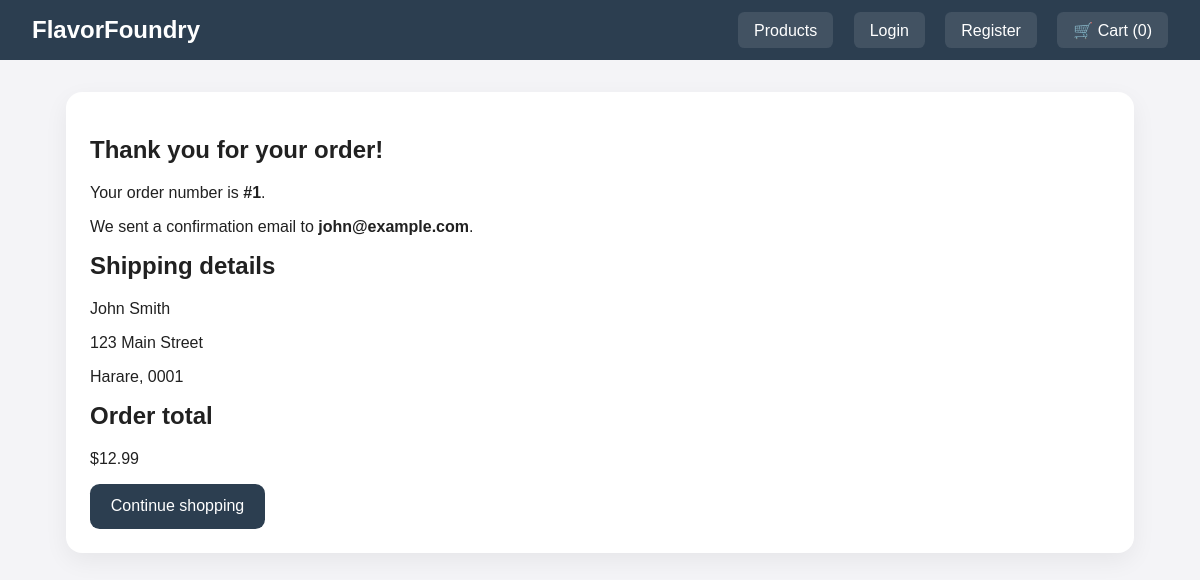
Screenshot of /order/1/ with the database file from the repository.
### recipes/models.py (models this page shows, shortened)
class Order(models.Model):
    user = models.ForeignKey(User, on_delete=models.CASCADE, related_name='orders', null=True, blank=True)
    full_name = models.CharField(max_length=120)
    email = models.EmailField()
    shipping_address = models.CharField(max_length=250)
    city = models.CharField(max_length=100)
    postal_code = models.CharField(max_length=30)
    created_at = models.DateTimeField(auto_now_add=True)
    total_amount = models.DecimalField(max_digits=10, decimal_places=2)
    class Meta:
        ordering = ['-created_at']

### recipes/views.py (the view)
# urls.py: path('order/<int:id>/', views.order_confirmation, name='order_confirmation'),
def order_confirmation(request, id):
    order = get_object_or_404(Order, id=id)
    return render(request, 'order_confirmation.html', {
        'order': order,
        'cart_count': _cart_item_count(request),
    })

### recipes/views.py (called while the page is built)
def _get_cart(request):
    return request.session.setdefault('cart', {})

def _cart_item_count(request):
    return sum(_get_cart(request).values())

### templates/order_confirmation.html
{% extends 'base.html' %}
{% block content %}
<section class="order-summary">
    <h1>Thank you for your order!</h1>
    <p>Your order number is <strong>#{{ order.id }}</strong>.</p>
    <p>We sent a confirmation email to <strong>{{ order.email }}</strong>.</p>
    <h2>Shipping details</h2>
    <p>{{ order.full_name }}</p>
    <p>{{ order.shipping_address }}</p>
    <p>{{ order.city }}, {{ order.postal_code }}</p>
    <h2>Order total</h2>
    <p>${{ order.total_amount }}</p>
    <a class="button" href="{% url 'home' %}">Continue shopping</a>
</section>
{% endblock %}

### static/style.css (style rules this page uses)
* { box-sizing: border-box; }
body { margin: 0; font-family: Arial, sans-serif; background: #f4f4f7; color: #212121; }
.product-card, .product-detail, .form-page, .confirm-page, .checkout-summary, .order-summary { background: white; border-radius: 1rem; padding: 1.5rem; box-shadow: 0 8px 24px rgba(0, 0, 0, 0.06); }
.button, .button.outline { display: inline-block; border: none; border-radius: 0.6rem; padding: 0.85rem 1.3rem; text-decoration: none; color: white; background: #2c3e50; cursor: pointer; transition: background 0.2s ease; }
.checkout-summary, .order-summary { margin-top: 1.5rem; }
.checkout-summary h2, .order-summary h2 { margin-top: 0; }

### rows the page displays
Order: id "1", email "john@example.com", full_name "John Smith", shipping_address "123 Main Street", city "Harare", postal_code "0001", total_amount "12.99"

### other values shown
{{ cart_count|default:0 }} "0"
